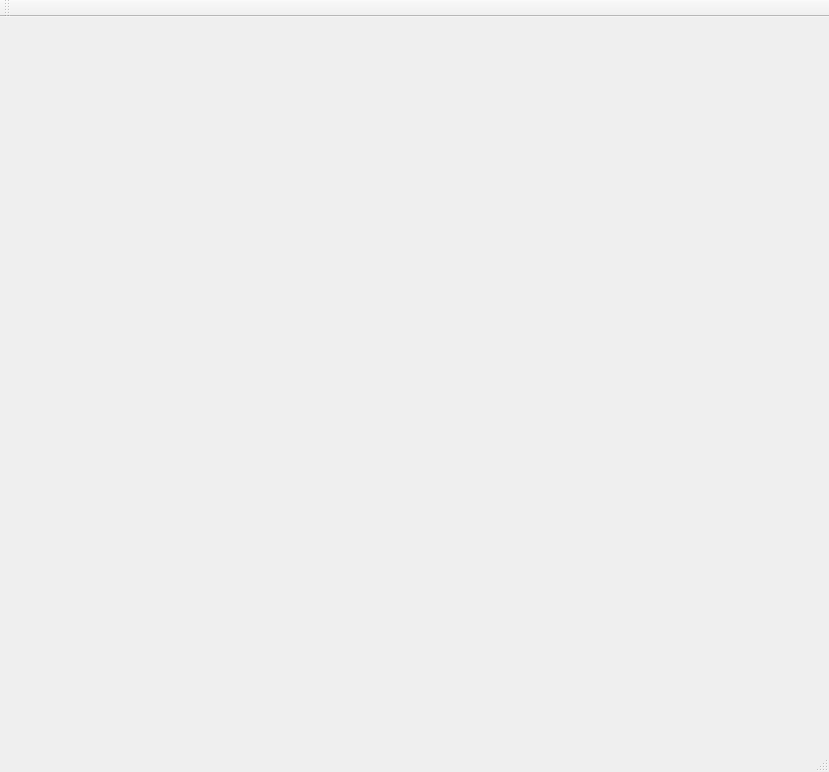
<?xml version="1.0" encoding="UTF-8"?>
<ui version="4.0">
 <class>MainWindow</class>
 <widget class="QMainWindow" name="MainWindow">
  <property name="geometry">
   <rect>
    <x>0</x>
    <y>0</y>
    <width>829</width>
    <height>772</height>
   </rect>
  </property>
  <property name="windowTitle">
   <string>MainWindow</string>
  </property>
  <widget class="QWidget" name="centralWidget"/>
  <widget class="QToolBar" name="mainToolBar">
   <attribute name="toolBarArea">
    <enum>TopToolBarArea</enum>
   </attribute>
   <attribute name="toolBarBreak">
    <bool>false</bool>
   </attribute>
  </widget>
  <widget class="QStatusBar" name="statusBar"/>
 </widget>
 <layoutdefault spacing="6" margin="11"/>
 <resources/>
 <connections/>
</ui>
